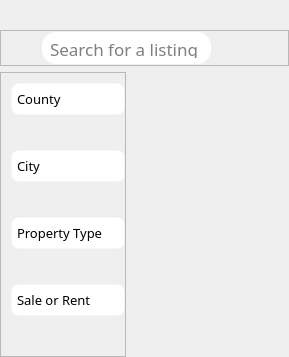
           <widget class="QWidget" name="listings_page">
            <layout class="QVBoxLayout" name="verticalLayout" stretch="0,2">
             <property name="spacing">
              <number>6</number>
             </property>
             <property name="leftMargin">
              <number>0</number>
             </property>
             <property name="topMargin">
              <number>30</number>
             </property>
             <property name="rightMargin">
              <number>0</number>
             </property>
             <property name="bottomMargin">
              <number>0</number>
             </property>
             <item>
              <widget class="QFrame" name="search_filter">
               <property name="sizePolicy">
                <sizepolicy hsizetype="Preferred" vsizetype="Fixed">
                 <horstretch>0</horstretch>
                 <verstretch>0</verstretch>
                </sizepolicy>
               </property>
               <property name="frameShape">
                <enum>QFrame::StyledPanel</enum>
               </property>
               <property name="frameShadow">
                <enum>QFrame::Raised</enum>
               </property>
               <layout class="QHBoxLayout" name="horizontalLayout_4">
                <property name="leftMargin">
                 <number>0</number>
                </property>
                <property name="topMargin">
                 <number>0</number>
                </property>
                <property name="rightMargin">
                 <number>0</number>
                </property>
                <property name="bottomMargin">
                 <number>0</number>
                </property>
                <item>
                 <spacer name="horizontalSpacer_2">
                  <property name="orientation">
                   <enum>Qt::Horizontal</enum>
                  </property>
                  <property name="sizeHint" stdset="0">
                   <size>
                    <width>40</width>
                    <height>20</height>
                   </size>
                  </property>
                 </spacer>
                </item>
                <item>
                 <widget class="QLineEdit" name="search_bar">
                  <property name="maximumSize">
                   <size>
                    <width>330</width>
                    <height>34</height>
                   </size>
                  </property>
                  <property name="font">
                   <font>
                    <family>Century Gothic</family>
                    <pointsize>13</pointsize>
                    <bold>false</bold>
                   </font>
                  </property>
                  <property name="styleSheet">
                   <string notr="true">QLineEdit {
	border: 2px solid transparent; 
    border-radius: 15px;
	padding: 5px;
}</string>
                  </property>
                  <property name="placeholderText">
                   <string>Search for a listing</string>
                  </property>
                 </widget>
                </item>
                <item>
                 <widget class="QPushButton" name="filter_button">
                  <property name="maximumSize">
                   <size>
                    <width>30</width>
                    <height>30</height>
                   </size>
                  </property>
                  <property name="styleSheet">
                   <string notr="true">QPushButton {
    border: none;
    background-color: transparent;
}

QPushButton:hover {
    icon: url(:/icons/filter_hovered.png);
}

QPushButton:pressed {
    icon: url(:/icons/filter_hovered.png);
}</string>
                  </property>
                  <property name="icon">
                   <iconset resource="../icons/icons.qrc">
                    <normaloff>:/icons/filter.png</normaloff>:/icons/filter.png</iconset>
                  </property>
                  <property name="iconSize">
                   <size>
                    <width>30</width>
                    <height>30</height>
                   </size>
                  </property>
                 </widget>
                </item>
                <item>
                 <spacer name="horizontalSpacer">
                  <property name="orientation">
                   <enum>Qt::Horizontal</enum>
                  </property>
                  <property name="sizeHint" stdset="0">
                   <size>
                    <width>40</width>
                    <height>20</height>
                   </size>
                  </property>
                 </spacer>
                </item>
               </layout>
              </widget>
             </item>
             <item>
              <layout class="QHBoxLayout" name="horizontalLayout_7" stretch="1,4">
               <property name="spacing">
                <number>0</number>
               </property>
               <item>
                <widget class="QFrame" name="filters">
                 <property name="maximumSize">
                  <size>
                   <width>16777215</width>
                   <height>243256</height>
                  </size>
                 </property>
                 <property name="frameShape">
                  <enum>QFrame::StyledPanel</enum>
                 </property>
                 <property name="frameShadow">
                  <enum>QFrame::Raised</enum>
                 </property>
                 <layout class="QVBoxLayout" name="verticalLayout_4">
                  <property name="spacing">
                   <number>35</number>
                  </property>
                  <property name="leftMargin">
                   <number>10</number>
                  </property>
                  <property name="topMargin">
                   <number>10</number>
                  </property>
                  <property name="rightMargin">
                   <number>0</number>
                  </property>
                  <property name="bottomMargin">
                   <number>0</number>
                  </property>
                  <item>
                   <widget class="QComboBox" name="county_filter">
                    <property name="font">
                     <font>
                      <family>Century Gothic</family>
                      <pointsize>10</pointsize>
                     </font>
                    </property>
                    <property name="styleSheet">
                     <string notr="true">QComboBox {
    border: 1px solid transparent;
    border-radius: 8px; 
    padding: 5px;
}

QComboBox::down-arrow {
    image: url(:/icons/down-chevron.png);
    width: 20px; 
    height: 20px; 
}

QComboBox::drop-down {
    border: none; 
}

QComboBox:hover {
	background-color: rgb(245, 245, 245);
}</string>
                    </property>
                    <property name="placeholderText">
                     <string>County</string>
                    </property>
                   </widget>
                  </item>
                  <item>
                   <widget class="QComboBox" name="city_filter">
                    <property name="font">
                     <font>
                      <family>Century Gothic</family>
                      <pointsize>10</pointsize>
                     </font>
                    </property>
                    <property name="styleSheet">
                     <string notr="true">QComboBox {
    border: 1px solid transparent;
    border-radius: 8px; 
    padding: 5px;
}

QComboBox::down-arrow {
    image: url(:/icons/down-chevron.png);
    width: 20px; 
    height: 20px; 
}

QComboBox::drop-down {
    border: none; 
}

QComboBox:hover {
    background-color: rgb(245, 245, 245);
}</string>
                    </property>
                    <property name="editable">
                     <bool>false</bool>
                    </property>
                    <property name="currentText">
                     <string/>
                    </property>
                    <property name="placeholderText">
                     <string>City</string>
                    </property>
                   </widget>
                  </item>
                  <item>
                   <widget class="QComboBox" name="property_type_filter">
                    <property name="font">
                     <font>
                      <family>Century Gothic</family>
                      <pointsize>10</pointsize>
                     </font>
                    </property>
                    <property name="styleSheet">
                     <string notr="true">QComboBox {
    border: 1px solid transparent;
    border-radius: 8px; 
    padding: 5px;
}

QComboBox::down-arrow {
    image: url(:/icons/down-chevron.png);
    width: 20px; 
    height: 20px; 
}

QComboBox::drop-down {
    border: none; 
}

QComboBox:hover {
    background-color: rgb(245, 245, 245); 
}</string>
                    </property>
                    <property name="placeholderText">
                     <string>Property Type</string>
                    </property>
                   </widget>
                  </item>
                  <item>
                   <widget class="QComboBox" name="sale_rent_filter">
                    <property name="font">
                     <font>
                      <family>Century Gothic</family>
                      <pointsize>10</pointsize>
                     </font>
                    </property>
                    <property name="styleSheet">
                     <string notr="true">QComboBox {
    border: 1px solid transparent;
    border-radius: 8px; 
    padding: 5px;
}

QComboBox::down-arrow {
    image: url(:/icons/down-chevron.png);
    width: 20px; 
    height: 20px; 
}

QComboBox::drop-down {
    border: none; 
}

QComboBox:hover {
    background-color: rgb(245, 245, 245);
}</string>
                    </property>
                    <property name="placeholderText">
                     <string>Sale or Rent</string>
                    </property>
                   </widget>
                  </item>
                  <item>
                   <spacer name="verticalSpacer">
                    <property name="orientation">
                     <enum>Qt::Vertical</enum>
                    </property>
                    <property name="sizeHint" stdset="0">
                     <size>
                      <width>20</width>
                      <height>40</height>
                     </size>
                    </property>
                   </spacer>
                  </item>
                 </layout>
                </widget>
               </item>
               <item>
                <widget class="QWidget" name="scroll_listings" native="true">
                 <layout class="QHBoxLayout" name="horizontalLayout_5">
                  <property name="leftMargin">
                   <number>0</number>
                  </property>
                  <property name="topMargin">
                   <number>0</number>
                  </property>
                  <property name="rightMargin">
                   <number>0</number>
                  </property>
                  <property name="bottomMargin">
                   <number>0</number>
                  </property>
                  <item>
                   <widget class="QScrollArea" name="scrollArea">
                    <property name="styleSheet">
                     <string notr="true">QScrollBar:vertical {
    border: none;
    background: #f0f0f0;
    width: 12px;
    margin: 0px;
}

QScrollBar::handle:vertical {
    background: #888;
    min-height: 20px;
    border-radius: 6px;
}

QScrollBar::add-line:vertical, QScrollBar::sub-line:vertical {
    border: none;
    background: none;
}

QScrollBar::add-page:vertical, QScrollBar::sub-page:vertical {
    background: #f0f0f0;
}

QScrollBar:horizontal {
    border: none;
    background: #f0f0f0;
    height: 12px;
    margin: 0px;
}

QScrollBar::handle:horizontal {
    background: #888;
    min-width: 20px;
    border-radius: 6px;
}

QScrollBar::add-line:horizontal, QScrollBar::sub-line:horizontal {
    border: none;
    background: none;
}

QScrollBar::add-page:horizontal, QScrollBar::sub-page:horizontal {
    background: #f0f0f0;
}</string>
                    </property>
                    <property name="frameShape">
                     <enum>QFrame::NoFrame</enum>
                    </property>
                    <property name="horizontalScrollBarPolicy">
                     <enum>Qt::ScrollBarAlwaysOff</enum>
                    </property>
                    <property name="widgetResizable">
                     <bool>true</bool>
                    </property>
                    <widget class="QWidget" name="scrollAreaWidgetContents">
                     <property name="geometry">
                      <rect>
                       <x>0</x>
                       <y>0</y>
                       <width>957</width>
                       <height>573</height>
                      </rect>
                     </property>
                     <layout class="QGridLayout" name="gridLayout">
                      <item row="0" column="0">
                       <layout class="QGridLayout" name="listings_grid">
                        <property name="horizontalSpacing">
                         <number>0</number>
                        </property>
                       </layout>
                      </item>
                     </layout>
                    </widget>
                   </widget>
                  </item>
                 </layout>
                </widget>
               </item>
              </layout>
             </item>
            </layout>
           </widget>
